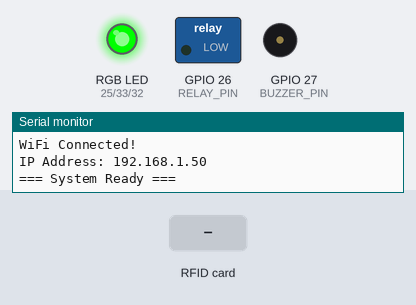
Bench run of a sketch on a simulated ESP32. Shown: switched loads named in the sketch (green lamp = pin HIGH), an RGB LED mixed from three pins (HIGH = lit), buzzer (waves = sounding, pin HIGH), the last lines printed to the serial monitor. Dashed ring = blinking. The inputs (shaded band) are chosen by the test bench. WiFi joins after 1.5 s; servers stay silent unless stated; uploads are accepted with an empty reply.

Above: at 3.9 s.
4.0 s: RFID card 5E 7A 19 C4 held to the reader
At 4.31 s:
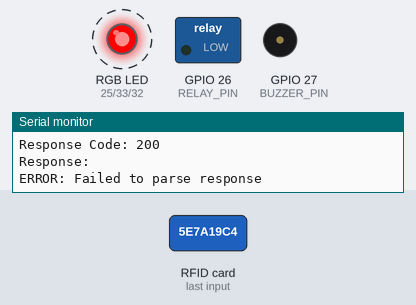
At 5.8 s:
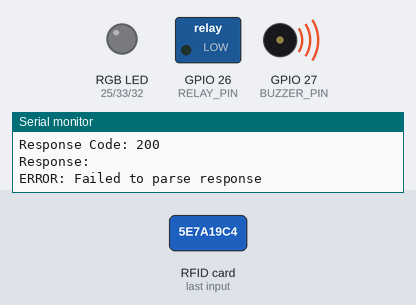
Timing chart, 0 to 7.4 s (numbered marks = the images above; inputs shaded):
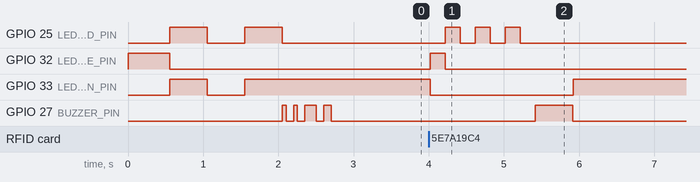

The sketch:

rfid_gate_system.ino
```cpp
/**
 * RFID Gate Access Control System for ESP32
 *
 * Hardware Requirements:
 * - ESP32 Development Board
 * - MFRC522 RFID Reader Module
 * - Relay Module (for gate/lock control)
 * - RGB LED (for status indication)
 * - Buzzer (for audio feedback)
 *
 * Connections:
 * MFRC522:
 *   SDA  -> GPIO 5
 *   SCK  -> GPIO 18
 *   MOSI -> GPIO 23
 *   MISO -> GPIO 19
 *   RST  -> GPIO 22
 *
 * Relay Module:
 *   IN   -> GPIO 26
 *
 * RGB LED:
 *   R    -> GPIO 25
 *   G    -> GPIO 33
 *   B    -> GPIO 32
 *
 * Buzzer:
 *   PIN  -> GPIO 27
 */

#include <WiFi.h>
#include <HTTPClient.h>
#include <ArduinoJson.h>
#include <SPI.h>
#include <MFRC522.h>

// WiFi Configuration
const char* WIFI_SSID = "YOUR_WIFI_SSID";
const char* WIFI_PASSWORD = "YOUR_WIFI_PASSWORD";

// API Configuration
const char* API_URL = "http://YOUR_API_URL/api/gate/verify";
const char* LOG_URL = "http://YOUR_API_URL/api/gate/log";
const char* API_KEY = "your-gate-api-key-from-env";

// Device Configuration
const char* DEVICE_ID = "GATE_001";

// Pin Definitions
#define SS_PIN 5
#define RST_PIN 22
#define RELAY_PIN 26
#define LED_RED_PIN 25
#define LED_GREEN_PIN 33
#define LED_BLUE_PIN 32
#define BUZZER_PIN 27

// Timing Configuration
#define GATE_OPEN_DURATION 3000  // 3 seconds
#define CARD_READ_DELAY 2000     // 2 seconds between reads of same card

// RFID Reader
MFRC522 rfid(SS_PIN, RST_PIN);
String lastCardUID = "";
unsigned long lastCardTime = 0;

// Status LEDs
void setLED(int r, int g, int b) {
  digitalWrite(LED_RED_PIN, r);
  digitalWrite(LED_GREEN_PIN, g);
  digitalWrite(LED_BLUE_PIN, b);
}

void beep(int duration = 100, int times = 1) {
  for (int i = 0; i < times; i++) {
    digitalWrite(BUZZER_PIN, HIGH);
    delay(duration);
    digitalWrite(BUZZER_PIN, LOW);
    if (i < times - 1) delay(100);
  }
}

void setup() {
  Serial.begin(115200);
  Serial.println("\n\n=== RFID Gate System Starting ===");

  // Initialize pins
  pinMode(RELAY_PIN, OUTPUT);
  pinMode(LED_RED_PIN, OUTPUT);
  pinMode(LED_GREEN_PIN, OUTPUT);
  pinMode(LED_BLUE_PIN, OUTPUT);
  pinMode(BUZZER_PIN, OUTPUT);

  // Set initial states
  digitalWrite(RELAY_PIN, LOW);  // Gate closed
  setLED(0, 0, 1);  // Blue - Initializing

  // Initialize SPI and RFID
  SPI.begin();
  rfid.PCD_Init();
  Serial.println("RFID Reader Initialized");

  // Connect to WiFi
  connectWiFi();

  // Initialization complete
  setLED(0, 1, 0);  // Green - Ready
  beep(100, 2);
  Serial.println("=== System Ready ===\n");
}

void connectWiFi() {
  Serial.print("Connecting to WiFi: ");
  Serial.println(WIFI_SSID);

  WiFi.begin(WIFI_SSID, WIFI_PASSWORD);

  int attempts = 0;
  while (WiFi.status() != WL_CONNECTED && attempts < 30) {
    delay(500);
    Serial.print(".");
    setLED(1, 1, 0);  // Yellow - Connecting
    delay(500);
    setLED(0, 0, 0);
    attempts++;
  }

  if (WiFi.status() == WL_CONNECTED) {
    Serial.println("\nWiFi Connected!");
    Serial.print("IP Address: ");
    Serial.println(WiFi.localIP());
    setLED(0, 1, 0);  // Green - Connected
    beep(50, 3);
  } else {
    Serial.println("\nWiFi Connection Failed!");
    setLED(1, 0, 0);  // Red - Error
    beep(500, 2);
  }
}

void loop() {
  // Check WiFi connection
  if (WiFi.status() != WL_CONNECTED) {
    Serial.println("WiFi disconnected. Reconnecting...");
    setLED(1, 1, 0);  // Yellow
    connectWiFi();
  }

  // Check for RFID card
  if (!rfid.PICC_IsNewCardPresent()) {
    return;
  }

  if (!rfid.PICC_ReadCardSerial()) {
    return;
  }

  // Read card UID
  String cardUID = "";
  for (byte i = 0; i < rfid.uid.size; i++) {
    cardUID += String(rfid.uid.uidByte[i], HEX);
  }
  cardUID.toUpperCase();

  // Prevent multiple reads of same card
  if (cardUID == lastCardUID && (millis() - lastCardTime) < CARD_READ_DELAY) {
    rfid.PICC_HaltA();
    return;
  }

  lastCardUID = cardUID;
  lastCardTime = millis();

  Serial.println("\n--- Card Detected ---");
  Serial.print("UID: ");
  Serial.println(cardUID);

  // Verify card with API
  verifyCard(cardUID);

  rfid.PICC_HaltA();
  rfid.PCD_StopCrypto1();
}

void verifyCard(String cardUID) {
  if (WiFi.status() != WL_CONNECTED) {
    Serial.println("ERROR: No WiFi connection");
    accessDenied("No internet connection");
    return;
  }

  HTTPClient http;
  http.begin(API_URL);
  http.addHeader("Content-Type", "application/json");
  http.addHeader("X-Gate-API-Key", API_KEY);

  // Prepare JSON payload
  StaticJsonDocument<256> doc;
  doc["card_uid"] = cardUID;
  doc["device_id"] = DEVICE_ID;

  String jsonPayload;
  serializeJson(doc, jsonPayload);

  Serial.println("Sending verification request...");
  setLED(0, 0, 1);  // Blue - Processing

  int httpCode = http.POST(jsonPayload);

  if (httpCode > 0) {
    String response = http.getString();
    Serial.print("Response Code: ");
    Serial.println(httpCode);
    Serial.print("Response: ");
    Serial.println(response);

    if (httpCode == 200) {
      StaticJsonDocument<512> responseDoc;
      DeserializationError error = deserializeJson(responseDoc, response);

      if (!error) {
        bool success = responseDoc["success"];
        String message = responseDoc["message"];

        if (success) {
          JsonObject data = responseDoc["data"];
          String studentName = data["student_name"];
          String studentId = data["student_id_number"];

          Serial.println("✓ ACCESS GRANTED");
          Serial.print("Student: ");
          Serial.println(studentName);
          Serial.print("ID: ");
          Serial.println(studentId);

          accessGranted(studentName);
          logAccess(cardUID, studentName, "granted");
        } else {
          Serial.println("✗ ACCESS DENIED");
          Serial.print("Reason: ");
          Serial.println(message);

          accessDenied(message);
          logAccess(cardUID, "Unknown", "denied", message);
        }
      } else {
        Serial.println("ERROR: Failed to parse response");
        accessDenied("System error");
      }
    } else {
      Serial.println("ERROR: Invalid response from server");
      accessDenied("Server error");
    }
  } else {
    Serial.print("ERROR: HTTP request failed: ");
    Serial.println(http.errorToString(httpCode));
    accessDenied("Connection error");
  }

  http.end();
}

void accessGranted(String studentName) {
  // Visual feedback - Green LED
  setLED(0, 1, 0);

  // Audio feedback - Success beep
  beep(100, 2);

  // Open gate/unlock door
  digitalWrite(RELAY_PIN, HIGH);
  Serial.println("Gate OPENED");

  // Display on Serial
  Serial.println("================================");
  Serial.println("     WELCOME!");
  Serial.println(studentName);
  Serial.println("================================");

  // Keep gate open
  delay(GATE_OPEN_DURATION);

  // Close gate/lock door
  digitalWrite(RELAY_PIN, LOW);
  Serial.println("Gate CLOSED");

  // Return to ready state
  setLED(0, 1, 0);  // Green - Ready
}

void accessDenied(String reason) {
  // Visual feedback - Red LED blinking
  for (int i = 0; i < 3; i++) {
    setLED(1, 0, 0);
    delay(200);
    setLED(0, 0, 0);
    delay(200);
  }

  // Audio feedback - Error beep
  beep(500, 1);

  // Display on Serial
  Serial.println("================================");
  Serial.println("     ACCESS DENIED");
  Serial.println(reason);
  Serial.println("================================");

  // Return to ready state
  setLED(0, 1, 0);  // Green - Ready
}

void logAccess(String cardUID, String studentName, String status, String reason = "") {
  if (WiFi.status() != WL_CONNECTED) {
    return;
  }

  HTTPClient http;
  http.begin(LOG_URL);
  http.addHeader("Content-Type", "application/json");
  http.addHeader("X-Gate-API-Key", API_KEY);

  StaticJsonDocument<512> doc;
  doc["device_id"] = DEVICE_ID;
  doc["card_uid"] = cardUID;
  doc["student_name"] = studentName;
  doc["access_status"] = status;
  doc["timestamp"] = String(millis() / 1000);
  if (reason != "") {
    doc["notes"] = reason;
  }

  String jsonPayload;
  serializeJson(doc, jsonPayload);

  int httpCode = http.POST(jsonPayload);

  if (httpCode == 200 || httpCode == 201) {
    Serial.println("Access log saved successfully");
  } else {
    Serial.print("Failed to log access. HTTP Code: ");
    Serial.println(httpCode);
  }

  http.end();
}
```

Measured:
- after the input at 4.0 s, GPIO 25 (LED_RED_PIN): alternates HIGH for 0.20 s and LOW for 0.20 s, 6 changes in all, then stays LOW, starting after 0.22 s; GPIO 32 (LED_BLUE_PIN): LOW → HIGH at once, → LOW 0.20 s later; GPIO 33 (LED_GREEN_PIN): HIGH → LOW at once, → HIGH 1.9 s later; GPIO 27 (BUZZER_PIN): LOW → HIGH after 1.4 s, → LOW 0.50 s later
